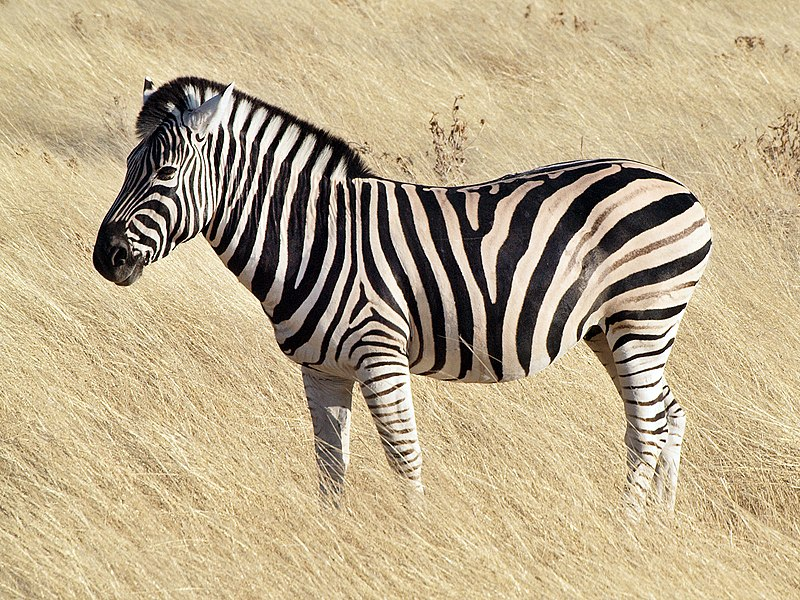
#> input picture images/zebra.jpg, 800 x 600 px
$ python index.py images/zebra.jpg
#> lines starting #> are read from the running program, lines starting #| are printed output that depends on the picture
from typing import List
from PIL import Image
from time import sleep
from termcolor import cprint
import argparse
from pathlib import Path

ASCII_CHARS = '`^",:;Il!i~+_-?][}{1)(|\\/tfjrxnuvczXYUJCLQ0OZmwqpdbkhao*#MW&8%B@$'
MAX_PIXEL_VALUE = 255
ALGORITHMS = ("average", "max_min", "luminosity", "perceived")

Matrix = List[List[int | float | str]]


def get_pixel_matrix(img: Image.Image) -> Matrix:
    """
    Gets the pixel values of an image in a matrix format.
    """
    # Convert image to a thumbnail that preserves the aspect ratio
    img.thumbnail((img.width, 200))

    # Get pixels of image
    pixels = list(img.getdata())

    return [pixels[i * img.width : (i + 1) * img.width] for i in range(img.height)]


def get_intensity_matrix(pixel_matrix: Matrix, algorithm="average") -> Matrix:
    """
    Computes an intensity matrix based on a provided algorithm.
    Note: The pixels are expected in RGB not sRGB
    """

    if algorithm not in ALGORITHMS:
        raise Exception(f"Unknown algorithm: '{algorithm}'")

    intensity_matrix = []

    for row in pixel_matrix:
        intensity_row = []

        for p in row:
            if algorithm == "average":
                intensity = sum(p) / 3.0
            elif algorithm == "max_min":
                intensity = (max(p) + min(p)) / 2.0
            else:
                # Scale rgb from 0 - 255 down to 0 - 1
                r = p[0] / MAX_PIXEL_VALUE
                g = p[1] / MAX_PIXEL_VALUE
                b = p[2] / MAX_PIXEL_VALUE

                # Calculate the luminance
                luminance = (0.2126 * r) + (0.7152 * g) + (0.0722 * b)

                if algorithm == "luminosity":
                    intensity = luminance
                elif algorithm == "perceived":
                    if luminance <= (216 / 24389):
                        intensity = luminance * ((24389 / 27))
                    else:
                        intensity = pow(luminance, (1 / 3)) * 116 - 16

            # Add the calculated intensity to the row
            intensity_row.append(intensity)

        intensity_matrix.append(intensity_row)

    return intensity_matrix


def normalize_intensity_matrix(intensity_matrix: Matrix) -> Matrix:
    """
    Normalize the values in the matrix to be between 0 and 255.
    """
    normalized_intensity_matrix = []

    # Get the highest and lowest values in the matrix
    max_intensity = max(map(max, intensity_matrix))
    min_intensity = min(map(min, intensity_matrix))

    for row in intensity_matrix:
        normalized_row = []
        for intensity in row:
            normalized_intensity = (
                MAX_PIXEL_VALUE
                * (intensity - min_intensity)
                / float(max_intensity - min_intensity)
            )
            normalized_row.append(normalized_intensity)

        normalized_intensity_matrix.append(normalized_row)

    return normalized_intensity_matrix


def invert_intensity_matrix(intensity_matrix: Matrix) -> Matrix:
    """
    Invert a given intensity matrix making darker pixels appear lighter and
    lighter ones appear darker.
    """
    inverted_intensity_matrix = []

    for row in intensity_matrix:
        inverted_row = []
        for intensity in row:
            inverted_intensity = MAX_PIXEL_VALUE - intensity
            inverted_row.append(inverted_intensity)

        inverted_intensity_matrix.append(inverted_row)

    return inverted_intensity_matrix


def intensity_to_ascii(intensity_matrix: Matrix, ascii_chars: str) -> Matrix:
    """
    Maps given intensities to equivalent ascii characters.
    """
    ascii_matrix = []

    for row in intensity_matrix:
        ascii_row = []
        for intensity in row:
            # Get the position of the ascii character to substitute for brightness
            ascii_idx = round(intensity / MAX_PIXEL_VALUE * len(ascii_chars) - 1)
            ascii_row.append(ascii_chars[ascii_idx])

        ascii_matrix.append(ascii_row)

    return ascii_matrix


def print_ascii_matrix(
    ascii_matrix: Matrix, fg: str, bg: str, *, stretch=3
) -> None:
    """
    Print the ascii matrix.
    """
    for row in ascii_matrix:
        # Convert row to single string
        text = "".join([char * stretch for char in row])

        # Print the ascii text
        cprint(text, fg, f"on_{bg}")

        # Add little delay after every row
        # sleep(.05)


parser = argparse.ArgumentParser()

# Image file to process
parser.add_argument("path")

parser.add_argument("--fg", action="store", default="white")
parser.add_argument("--bg", action="store", default="black")

# Parse arguments sent to the program
args = parser.parse_args()


file_path = Path(args.path)

if not file_path.exists():
    print("The image file does not exist.")
    raise SystemExit(1)

if not file_path.is_file():
    print("Path must be a file.")
    raise SystemExit(1)

if file_path.suffix not in [".jpg", ".jpeg"]:
    print("File must be a jpeg image.")
    raise SystemExit(1)


# Open image path passed
img = Image.open(file_path)
#> img is the input picture: PIL image 800x600 RGB; mean R, G, B 188.3, 171.9, 139.9

pixel_matrix = get_pixel_matrix(img)
#> in get_pixel_matrix, `img.thumbnail((img.width, 200))`:
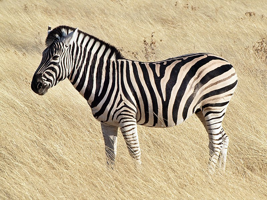
#> img: PIL image 267x200 RGB; mean R, G, B 188.3, 171.9, 139.9
#> in get_pixel_matrix, `pixels = list(img.getdata())`: pixels = 53400 items
#> pixel_matrix = 200 items
intensity_matrix = get_intensity_matrix(pixel_matrix, "perceived")
#> intensity_matrix = 200 items
intensity_matrix = normalize_intensity_matrix(intensity_matrix)
#> in normalize_intensity_matrix, `max_intensity = max(map(max, intensity_matrix))`: max_intensity = 100
#> in normalize_intensity_matrix, `min_intensity = min(map(min, intensity_matrix))`: min_intensity = 0
#> after the loop in normalize_intensity_matrix, `for row in intensity_matrix:`: normalized_intensity_matrix = 200 items

# intensity_matrix = invert_intensity_matrix(intensity_matrix)
ascii_matrix = intensity_to_ascii(intensity_matrix, ASCII_CHARS)
#> ascii_matrix = 200 items

print_ascii_matrix(ascii_matrix, args.fg, args.bg, stretch=2)
#> the loop in print_ascii_matrix, `for row in ascii_matrix:` made 200 passes
#> (printed output is left out)
